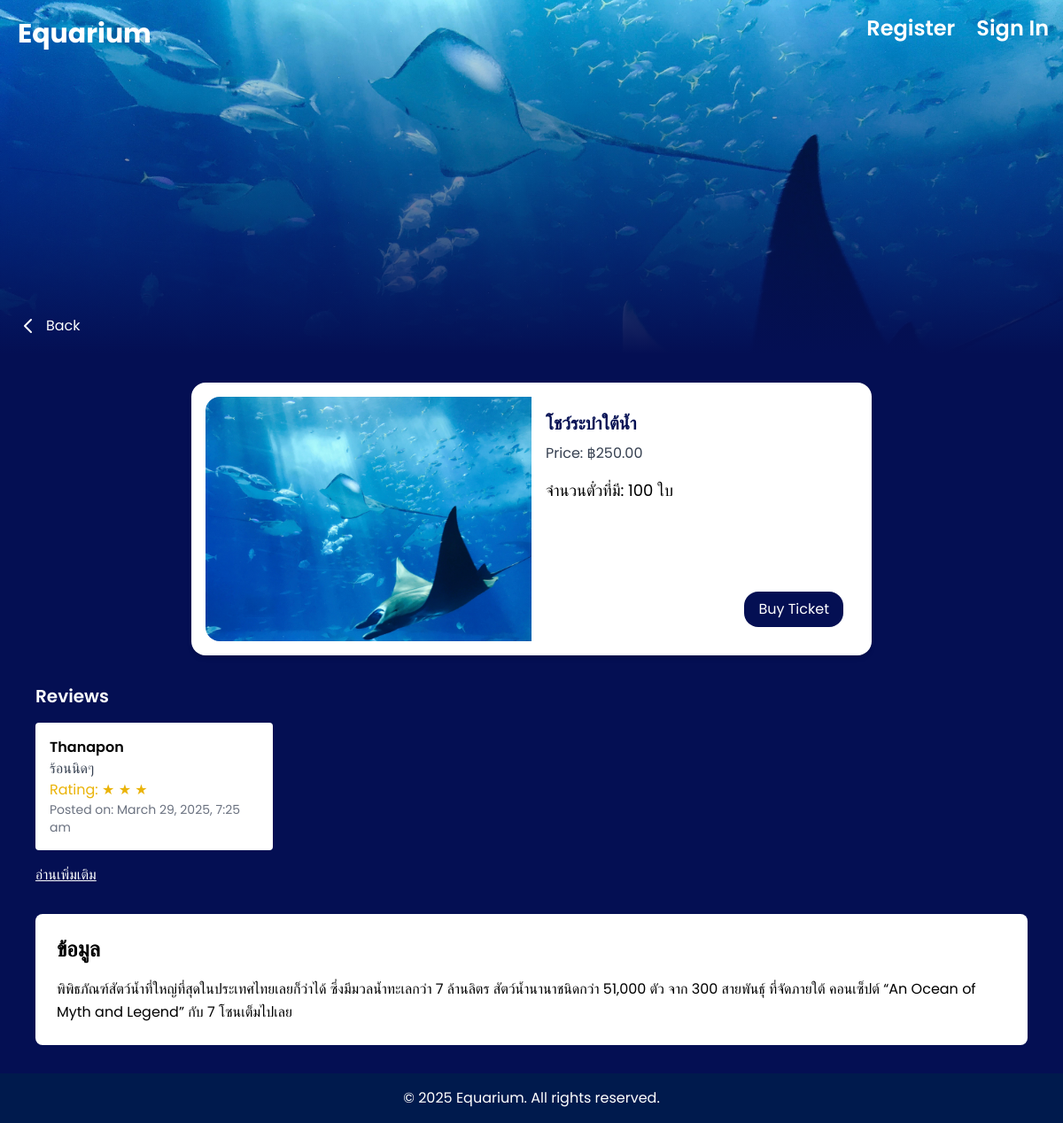
/Event/detail.php?id=11, run on the app's committed database.
### tables this page shows
CREATE TABLE `events` (
  `event_id` int(11) NOT NULL,
  `name` varchar(100) NOT NULL,
  `image` varchar(255) NOT NULL,
  `location` varchar(100) NOT NULL,
  `province` varchar(255) NOT NULL,
  `activity` varchar(255) NOT NULL,
  `price` decimal(10,2) NOT NULL,
  `created_at` timestamp NOT NULL DEFAULT CURRENT_TIMESTAMP,
  `ticket_quantity` int(11) NOT NULL DEFAULT '0',
  `description` text NOT NULL
);

CREATE TABLE `review` (
  `id` int(11) NOT NULL,
  `user_id` int(11) NOT NULL,
  `content` text NOT NULL,
  `rating` int(11) NOT NULL,
  `created_at` timestamp NOT NULL DEFAULT CURRENT_TIMESTAMP,
  `event_id` int(11) DEFAULT NULL
);

CREATE TABLE `users` (
  `id` int(11) NOT NULL,
  `username` varchar(100) NOT NULL,
  `first_name` varchar(50) DEFAULT NULL,
  `last_name` varchar(50) DEFAULT NULL,
  `gender` varchar(15) DEFAULT NULL,
  `dob` date DEFAULT NULL,
  `email` varchar(150) NOT NULL,
  `password` varchar(255) NOT NULL,
  `position` char(1) NOT NULL DEFAULT 'm',
  `created_at` timestamp NOT NULL DEFAULT CURRENT_TIMESTAMP
);

### public_html/Event/detail.php (the view, shortened to what this page needs)
<?php
  $conn = new mysqli('mysql', 'user', 'password', 'aquarium');
  $id = isset($_GET['id']) ? intval($_GET['id']) : 0;
  $sql = "SELECT * FROM events WHERE event_id = ?";
  $stmt = $conn->prepare($sql);
  $stmt->bind_param("i", $id);
  $stmt->execute();
  $result = $stmt->get_result();
  $event = $result->fetch_assoc();
  include '../includes/navbar.php';
  $review_sql = "SELECT r.content, r.rating, r.created_at, u.username
                FROM review r
                JOIN users u ON r.user_id = u.id
                WHERE r.event_id = ?
                ORDER BY r.created_at DESC";
  $review_stmt = $conn->prepare($review_sql);
  $review_stmt->bind_param("i", $id);
  $review_stmt->execute();
  $reviews_result = $review_stmt->get_result();
  $reviews = [];
  if ($reviews_result->num_rows > 0) {
      while ($review = $reviews_result->fetch_assoc()) {
          $reviews[] = $review;
      }
  } else {
      $reviews[] = null;
  }
?>
<!DOCTYPE html>
<html lang="en">
<head>
  <script src="https://cdn.tailwindcss.com"></script>
</head>
<body class="bg-mainBlue min-h-screen text-white font-poppins">
       <header class="relative h-[300px] md:h-[400px] bg-no-repeat bg-cover bg-center"
        style="background-image: url('<?php echo htmlspecialchars($event['image']); ?>');">
  <div class="absolute inset-0 bg-gradient-to-b from-transparent to-[#040F53]"></div>
  <div class="absolute top-5 left-5 z-50 flex items-center">
      <a href="../homepage/aquarium.php" class="text-white text-3xl font-bold">Equarium</a>
    </div>
  <div class="absolute bottom-5 left-5 z-50">
    <a href="javascript:history.back()" class="inline-flex items-center space-x-2 text-white hover:underline">
      <svg xmlns="http://www.w3.org/2000/svg" class="h-6 w-6" fill="none"
           viewBox="0 0 24 24" stroke="currentColor" stroke-width="2">
        <path stroke-linecap="round" stroke-linejoin="round"
              d="M15 19l-7-7 7-7" />
      </svg>
      <span>Back</span>
    </a>
  </div>
</header>
  <main class="max-w-6xl mx-auto px-4 py-8">
    <section class="bg-white text-black rounded-2xl p-4 mb-8 max-w-3xl mx-auto flex flex-col md:flex-row shadow-md">
    <div class="md:w-1/2">
      <img
        src="<?php echo htmlspecialchars($event['image']); ?>"
        alt="<?php echo htmlspecialchars($event['name']); ?>"
        class="w-full h-full object-cover rounded-2xl md:rounded-r-none"
      >
    </div>
    <div class="md:w-1/2 p-4 flex flex-col justify-between">
      <div>
        <h2 class="text-xl font-bold mb-2 text-mainBlue">
          <?php echo htmlspecialchars($event['name']); ?>
        </h2>
        <p class="text-gray-700 mb-4">
          Price: ฿<?php echo htmlspecialchars($event['price']); ?>
        </p>
        <p class="text-lg mb-4">จำนวนตั๋วที่มี: <?php echo htmlspecialchars($event['ticket_quantity']); ?> ใบ</p>
      </div>
      <?php if (isset($_SESSION['session_id']) && $_SESSION['role'] !== 'a'): ?>
        <div class="flex justify-end">
          <a href="../pay/prepay.php?id=<?php echo $event['event_id']; ?>"
            class="inline-block bg-mainBlue text-white px-4 py-2 rounded-2xl hover:bg-hoverBlue transition">
            Buy Ticket
          </a>
        </div>
        <?php else: ?>
          <div class="flex justify-end">
            <button
              id="openModal"
              class="inline-block bg-mainBlue text-white px-4 py-2 rounded-2xl hover:bg-hoverBlue transition">
              Buy Ticket
            </button>
          </div>
        <?php endif; ?>
      </div>
    </section>
    <section class="mb-8">
      <h3 class="text-xl font-semibold mb-4">Reviews</h3>
      <?php if (empty($reviews) || $reviews[0] === null): ?>
        <p class="text-gray-500">No reviews yet. Be the first to leave a review!</p>
      <?php else: ?>
        <div class="grid grid-cols-2 md:grid-cols-4 gap-4">
          <?php foreach ($reviews as $review): ?>
            <div class="bg-white text-black p-4 rounded">
              <p class="font-semibold"><?php echo htmlspecialchars($review['username']); ?></p>
              <p class="text-gray-700"><?php echo htmlspecialchars($review['content']); ?></p>
              <p class="text-yellow-500">Rating:
                <?php for ($i = 0; $i < $review['rating']; $i++): ?>
                  ★
                <?php endfor; ?>
              </p>
              <p class="text-gray-500 text-sm">Posted on: <?php echo date("F j, Y, g:i a", strtotime($review['created_at'])); ?></p>
            </div>
          <?php endforeach; ?>
        </div>
      <?php endif; ?>
      <div class="mt-4">
        <a href="user_review.php?id=<?php echo $event['event_id']; ?>" class="text-white underline">
          อ่านเพิ่มเติม
        </a>
      </div>
    </section>
    <section class="bg-[#ffffff] text-black rounded-lg p-6">
      <h3 class="text-2xl font-semibold mb-4">ข้อมูล</h3>
      <p class="leading-relaxed">
        <?php echo htmlspecialchars($event['description']); ?>
      </p>
    </section>
  </main>
  <footer class="bg-[#001a4d] text-white py-4 text-center">
    <p>&copy; 2025 Equarium. All rights reserved.</p>
  </footer>
</body>
</html>

### data on the page
events: image (picture), name "โชว์ระบำใต้น้ำ", price "250.00", ticket_quantity "100", description "พิพิธภัณฑ์สัตว์น้ำที่ใหญ่ที่สุดในประเทศไทยเลยก็ว่าได้ ซึ่งมีมวลน้ำทะเลกว่า 7 ล้านลิตร สัตว์น้ำนานาชนิดกว่า 51,000 ตัว จาก 300 สายพันธุ์ ที่จัดภายใต้ คอนเซ็ปต์ “An Ocean of Myth and Legend” กับ 7 โซนเต็มไปเลย"
review: user.username "Thanapon", content "ร้อนนิดๆ", rating 3 (drawn), created_at "March 29, 2025, 7:25 am"
